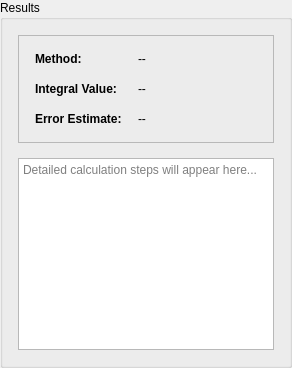
         <widget class="QGroupBox" name="outputGroupBox_3">
          <property name="title">
           <string>Results</string>
          </property>
          <layout class="QVBoxLayout" name="verticalLayout_10">
           <property name="spacing">
            <number>15</number>
           </property>
           <property name="leftMargin">
            <number>15</number>
           </property>
           <property name="topMargin">
            <number>15</number>
           </property>
           <property name="rightMargin">
            <number>15</number>
           </property>
           <property name="bottomMargin">
            <number>15</number>
           </property>
           <item>
            <widget class="QFrame" name="resultsFrame_3">
             <property name="frameShape">
              <enum>QFrame::Shape::StyledPanel</enum>
             </property>
             <property name="frameShadow">
              <enum>QFrame::Shadow::Raised</enum>
             </property>
             <layout class="QFormLayout" name="formLayout_6">
              <property name="horizontalSpacing">
               <number>16</number>
              </property>
              <property name="verticalSpacing">
               <number>16</number>
              </property>
              <property name="leftMargin">
               <number>16</number>
              </property>
              <property name="topMargin">
               <number>16</number>
              </property>
              <property name="rightMargin">
               <number>16</number>
              </property>
              <property name="bottomMargin">
               <number>16</number>
              </property>
              <item row="0" column="0">
               <widget class="QLabel" name="methodLabel_3">
                <property name="styleSheet">
                 <string notr="true">font-weight: 600;</string>
                </property>
                <property name="text">
                 <string>Method:</string>
                </property>
               </widget>
              </item>
              <item row="0" column="1">
               <widget class="QLabel" name="methodResultLabel_3">
                <property name="text">
                 <string>--</string>
                </property>
               </widget>
              </item>
              <item row="1" column="0">
               <widget class="QLabel" name="integralLabel">
                <property name="styleSheet">
                 <string notr="true">font-weight: 600;</string>
                </property>
                <property name="text">
                 <string>Integral Value:</string>
                </property>
               </widget>
              </item>
              <item row="1" column="1">
               <widget class="QLabel" name="integralResultLabel">
                <property name="text">
                 <string>--</string>
                </property>
               </widget>
              </item>
              <item row="2" column="0">
               <widget class="QLabel" name="errorLabel_3">
                <property name="styleSheet">
                 <string notr="true">font-weight: 600;</string>
                </property>
                <property name="text">
                 <string>Error Estimate:</string>
                </property>
               </widget>
              </item>
              <item row="2" column="1">
               <widget class="QLabel" name="errorResultLabel_3">
                <property name="text">
                 <string>--</string>
                </property>
               </widget>
              </item>
             </layout>
            </widget>
           </item>
           <item>
            <widget class="QTextEdit" name="detailsTextEdit_3">
             <property name="minimumSize">
              <size>
               <width>0</width>
               <height>150</height>
              </size>
             </property>
             <property name="readOnly">
              <bool>true</bool>
             </property>
             <property name="placeholderText">
              <string>Detailed calculation steps will appear here...</string>
             </property>
            </widget>
           </item>
          </layout>
         </widget>
